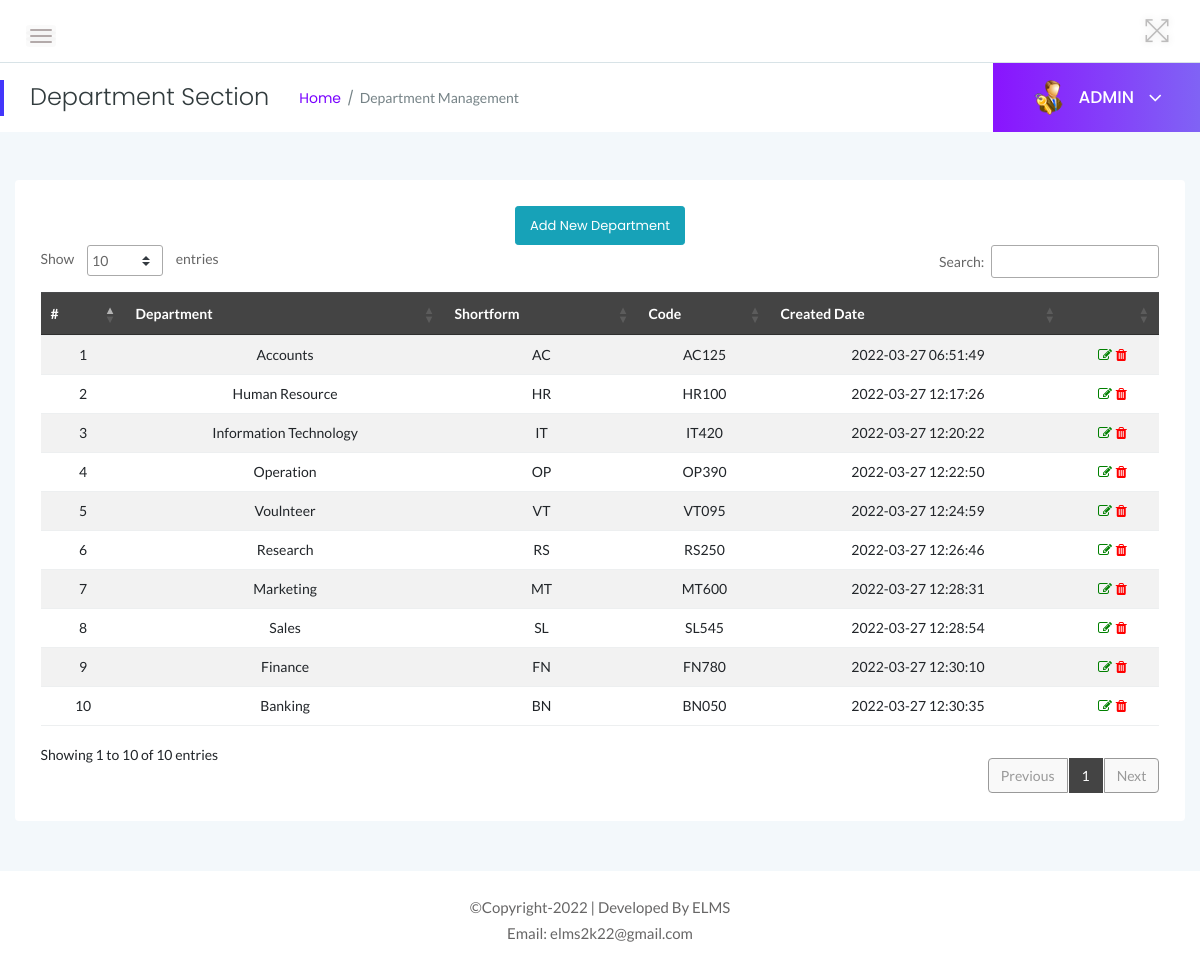
/admin/department.php (signed in), run on the app's committed database.
### tables this page shows
CREATE TABLE `tbldepartments` (
  `id` int(11) NOT NULL,
  `DepartmentName` varchar(150) DEFAULT NULL,
  `DepartmentShortName` varchar(100) NOT NULL,
  `DepartmentCode` varchar(50) DEFAULT NULL,
  `CreationDate` timestamp NULL DEFAULT current_timestamp()
);

### admin/department.php (the view, shortened to what this page needs)
<?php
    include('../includes/dbconn.php');
    if(strlen($_SESSION['alogin'])==0){
    header('location:index.php');
    } else {
?>
<!doctype html>
<html class="no-js" lang="en">
<head>
    <link rel="stylesheet" href="../assets/css/bootstrap.min.css">
    <link rel="stylesheet" href="../assets/css/font-awesome.min.css">
    <link rel="stylesheet" href="../assets/css/themify-icons.css">
    <link rel="stylesheet" href="../assets/css/metisMenu.css">
    <link rel="stylesheet" href="../assets/css/owl.carousel.min.css">
    <link rel="stylesheet" href="../assets/css/slicknav.min.css">
    <link rel="stylesheet" href="https://www.amcharts.com/lib/3/plugins/export/export.css" type="text/css" media="all" />
    <link rel="stylesheet" type="text/css" href="https://cdn.datatables.net/1.10.19/css/jquery.dataTables.css">
    <link rel="stylesheet" type="text/css" href="https://cdn.datatables.net/1.10.18/css/dataTables.bootstrap4.min.css">
    <link rel="stylesheet" type="text/css" href="https://cdn.datatables.net/responsive/2.2.3/css/responsive.bootstrap.min.css">
    <link rel="stylesheet" type="text/css" href="https://cdn.datatables.net/responsive/2.2.3/css/responsive.jqueryui.min.css">
    <link rel="stylesheet" href="../assets/css/typography.css">
    <link rel="stylesheet" href="../assets/css/default-css.css">
    <link rel="stylesheet" href="../assets/css/styles.css">
    <link rel="stylesheet" href="../assets/css/responsive.css">
</head>
<body>
    <div class="page-container">
        <div class="main-content">
            <div class="header-area">
                <div class="row align-items-center">
                    <div class="col-md-6 col-sm-8 clearfix">
                        <div class="nav-btn pull-left">
                            <span></span>
                            <span></span>
                            <span></span>
                        </div>
                    </div>
                    <div class="col-md-6 col-sm-4 clearfix">
                        <ul class="notification-area pull-right">
                            <li id="full-view"><i class="ti-fullscreen"></i></li>
                        </ul>
                    </div>
                </div>
            </div>
            <div class="page-title-area">
                <div class="row align-items-center">
                    <div class="col-sm-6">
                        <div class="breadcrumbs-area clearfix">
                            <h4 class="page-title pull-left">Department Section</h4>
                            <ul class="breadcrumbs pull-left">
                                <li><a href="dashboard.php">Home</a></li>
                                <li><span>Department Management</span></li>
                            </ul>
                        </div>
                    </div>
                    <div class="col-sm-6 clearfix">
                        <div class="user-profile pull-right">
                            <img class="avatar user-thumb" src="../assets/images/admin.png" alt="avatar">
                            <h4 class="user-name dropdown-toggle" data-toggle="dropdown">ADMIN <i class="fa fa-angle-down"></i></h4>
                        </div>
                    </div>
                </div>
            </div>
            <div class="main-content-inner">
                <div class="row">
                    <div class="col-12 mt-5">
                        <div class="card">
                            <div class="card-body">
                                <div class="data-tables datatable-dark">
                                <center><a href="add-department.php" class="btn btn-sm btn-info">Add New Department</a></center>
                                    <table id="dataTable3" class="table table-hover table-striped text-center">
                                        <thead class="text-capitalize">
                                            <tr>
                                                <th>#</th>
                                                <th>Department</th>
                                                <th>Shortform</th>
                                                <th>Code</th>
                                                <th>Created Date</th>
                                                <th></th>
                                            </tr>
                                        </thead>
                                        <tbody>
                                    <?php $sql = "SELECT * from tbldepartments";
                                    $query = $dbh -> prepare($sql);
                                    $query->execute();
                                    $results=$query->fetchAll(PDO::FETCH_OBJ);
                                    $cnt=1;
                                    if($query->rowCount() > 0)
                                    {
                                    foreach($results as $result)
                                    {               ?>
                                        <tr>
                                            <td> <?php echo htmlentities($cnt);?></td>
                                            <td><?php echo htmlentities($result->DepartmentName);?></td>
                                            <td><?php echo htmlentities($result->DepartmentShortName);?></td>
                                            <td><?php echo htmlentities($result->DepartmentCode);?></td>
                                            <td><?php echo htmlentities($result->CreationDate);?></td>
                                            <td><a href="edit-department.php?deptid=<?php echo htmlentities($result->id);?>"><i class="fa fa-edit" style="color:green"></i></a><a href="department.php?del=<?php echo htmlentities($result->id);?>" onclick="return confirm('Do you want to delete');"> <i class="fa fa-trash" style="color:red"></i></a></td>
                                        </tr>
                                         <?php $cnt++;} }?>
                                    </tbody>
                                    </table>
                                </div>
                            </div>
                        </div>
                    </div>
                </div>
                </div>
            </div>
            <?php include '../includes/footer.php' ?>
        </div>
</body>
</html>
<?php } ?>

### assets/css/styles.css (style rules this page uses)
.page-container { width: 100%; height: 100%; min-height: 100vh; padding-left: 280px; -webkit-transition: padding-left 0.3s ease 0s; transition: padding-left 0.3s ease 0s; }
.sbar_collapsed.page-container { padding-left: 0; }
.card { border: none; border-radius: 4px; background-color: #fff; -webkit-transition: all 0.3s ease 0s; transition: all 0.3s ease 0s; }
.card-body { padding: 25.6px; padding: 1.6rem; }
.main-content { width: 100%; background: #f3f8fb; }
.main-content-inner { padding: 0 30px 50px; }
.header-area { padding: 15px 30px; background: #fff; border-bottom: 1px solid #d8e3e7; }
.nav-btn { margin: 10px 30px 0 0; cursor: pointer; }
.nav-btn span { display: block; width: 22px; height: 2px; background: #b3aaaa; margin: 4px 0; border-radius: 15px; -webkit-transition: all 0.3s ease 0s; transition: all 0.3s ease 0s; box-shadow: 0 0 0 4px rgba(99, 96, 96, 0.03); }
.nav-btn span:nth-child(2) { opacity: 0; }
.nav-btn span:first-child { -webkit-transform: rotate(45deg) translate(5px, 5px); transform: rotate(45deg) translate(5px, 5px); }
.nav-btn span:last-child { -webkit-transform: rotate(-45deg) translate(3px, -3px); transform: rotate(-45deg) translate(3px, -3px); }
.sbar_collapsed .nav-btn span { transform: none; opacity: 1; }
.notification-area { -webkit-user-select: none; -moz-user-select: none; -ms-user-select: none; user-select: none; position: relative; z-index: 1; }
.notification-area li { display: inline-block; margin-left: 20px; cursor: pointer; -webkit-user-select: none; -moz-user-select: none; -ms-user-select: none; user-select: none; }
.notification-area li > i { font-size: 26px; color: #bdbcbc; vertical-align: middle; text-shadow: 0 0 8px rgba(0, 0, 0, 0.12); -webkit-transition: color 0.3s ease 0s; transition: color 0.3s ease 0s; }
.notification-area li#full-view { display: inline-block; }
.page-title-area { padding: 0 30px; background: #fff; position: relative; }
.page-title-area:before { content: ""; position: absolute; left: 0; top: 50%; width: 4px; height: 36px; background: var(--primary-color); -webkit-transform: translateY(-50%); transform: translateY(-50%); }
.page-title { font-size: 24px; font-weight: 300; color: #313b3d; letter-spacing: 0; margin-right: 30px; }
ul.breadcrumbs { margin-top: 4px; }
.breadcrumbs li { display: inline-block; }
.breadcrumbs li a, .breadcrumbs li span { display: block; font-size: 14px; font-weight: 400; color: #7801ff; letter-spacing: 0; margin-right: 16px; position: relative; }
.breadcrumbs li a:before { content: "/"; color: #768387; position: absolute; right: -13px; top: 0; }
.breadcrumbs li span { margin-right: 0; color: #768387; text-transform: capitalize; }
.user-profile { margin-right: -30px; display: -webkit-box; display: -ms-flexbox; display: flex; -webkit-box-align: center; -ms-flex-align: center; align-items: center; -ms-flex-wrap: wrap; flex-wrap: wrap; background: -webkit-linear-gradient(left, #8914fe 0%, #8063f5 100%); background: linear-gradient(to right, #8914fe 0%, #8063f5 100%); padding: 17px 38px; position: relative; }
.user-profile img.avatar { height: 35px; width: 35px; border-radius: 50%; margin-right: 12px; }
.user-name { font-size: 17px; font-weight: 500; color: #fff; letter-spacing: 0; cursor: pointer; -webkit-user-select: none; -moz-user-select: none; -ms-user-select: none; user-select: none; }
.user-name i { margin-left: 10px; font-size: 21px; vertical-align: middle; position: relative; }
.notification-area .dropdown-toggle, .user-name.dropdown-toggle { position: relative; }
.notification-area .dropdown-toggle:after, .user-name.dropdown-toggle:after { display: none; }
.btn { padding: 11px 17px; font-size: 13px; letter-spacing: 0; }
.btn-sm { padding: 9px 14px; }
table tr th { border-bottom: none; }
table tr th, table tr td { border-top: 1px solid rgba(120, 130, 140, 0.13) !important; }
table.dataTable.no-footer { border-bottom: 1px solid rgba(120, 130, 140, 0.13) !important; }
table.dataTable thead th, table.dataTable thead td { border-bottom-color: transparent; }
.datatable-dark thead { background: #444; color: #fff; }

### data on the page
tbldepartments: DepartmentName "Accounts", DepartmentShortName "AC", DepartmentCode "AC125", CreationDate "2022-03-27 06:51:49"
tbldepartments: DepartmentName "Human Resource", DepartmentShortName "HR", DepartmentCode "HR100", CreationDate "2022-03-27 12:17:26"
tbldepartments: DepartmentName "Information Technology", DepartmentShortName "IT", DepartmentCode "IT420", CreationDate "2022-03-27 12:20:22"
tbldepartments: DepartmentName "Operation", DepartmentShortName "OP", DepartmentCode "OP390", CreationDate "2022-03-27 12:22:50"
tbldepartments: DepartmentName "Voulnteer", DepartmentShortName "VT", DepartmentCode "VT095", CreationDate "2022-03-27 12:24:59"
tbldepartments: DepartmentName "Research", DepartmentShortName "RS", DepartmentCode "RS250", CreationDate "2022-03-27 12:26:46"
tbldepartments: DepartmentName "Marketing", DepartmentShortName "MT", DepartmentCode "MT600", CreationDate "2022-03-27 12:28:31"
tbldepartments: DepartmentName "Sales", DepartmentShortName "SL", DepartmentCode "SL545", CreationDate "2022-03-27 12:28:54"
tbldepartments: DepartmentName "Finance", DepartmentShortName "FN", DepartmentCode "FN780", CreationDate "2022-03-27 12:30:10"
tbldepartments: DepartmentName "Banking", DepartmentShortName "BN", DepartmentCode "BN050", CreationDate "2022-03-27 12:30:35"
